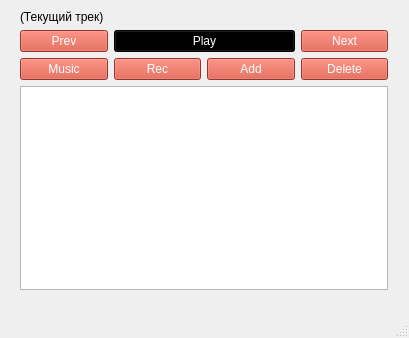
<?xml version="1.0" encoding="UTF-8"?>
<ui version="4.0">
 <class>MainWindow</class>
 <widget class="QMainWindow" name="MainWindow">
  <property name="geometry">
   <rect>
    <x>0</x>
    <y>0</y>
    <width>409</width>
    <height>338</height>
   </rect>
  </property>
  <property name="windowTitle">
   <string>MainWindow</string>
  </property>
  <widget class="QWidget" name="centralwidget">
   <widget class="QWidget" name="">
    <property name="geometry">
     <rect>
      <x>20</x>
      <y>10</y>
      <width>368</width>
      <height>280</height>
     </rect>
    </property>
    <layout class="QVBoxLayout" name="verticalLayout_2">
     <item>
      <widget class="QLabel" name="label">
       <property name="styleSheet">
        <string notr="true">text-allign: center

</string>
       </property>
       <property name="text">
        <string>(Текущий трек)</string>
       </property>
      </widget>
     </item>
     <item>
      <layout class="QVBoxLayout" name="verticalLayout">
       <item>
        <layout class="QGridLayout" name="gridLayout">
         <item row="0" column="1" colspan="2">
          <widget class="QPushButton" name="pushButton">
           <property name="styleSheet">
            <string notr="true">
  color: #fff; /* цвет текста */
  text-decoration: none; /* убирать подчёркивание у ссылок */
  user-select: none; /* убирать выделение текста */
  background: black; /* фон кнопки */
  padding: .7em 1.5em; /* отступ от текста */
  outline: none; /* убирать контур в Mozilla */
  font-style: curve;
</string>
           </property>
           <property name="text">
            <string>Play</string>
           </property>
          </widget>
         </item>
         <item row="1" column="3">
          <widget class="QPushButton" name="pushButton_7">
           <property name="styleSheet">
            <string notr="true">  color: #fff; /* цвет текста */
  text-decoration: none; /* убирать подчёркивание у ссылок */
  user-select: none; /* убирать выделение текста */
  background: rgb(212,75,56); /* фон кнопки */
  padding: .7em 1.5em; /* отступ от текста */
  outline: none; /* убирать контур в Mozilla */</string>
           </property>
           <property name="text">
            <string>Delete</string>
           </property>
          </widget>
         </item>
         <item row="0" column="3">
          <widget class="QPushButton" name="pushButton_3">
           <property name="styleSheet">
            <string notr="true">  color: #fff; /* цвет текста */
  text-decoration: none; /* убирать подчёркивание у ссылок */
  user-select: none; /* убирать выделение текста */
  background: rgb(212,75,56); /* фон кнопки */
  padding: .7em 1.5em; /* отступ от текста */
  outline: none; /* убирать контур в Mozilla */</string>
           </property>
           <property name="text">
            <string>Next</string>
           </property>
          </widget>
         </item>
         <item row="1" column="1">
          <widget class="QPushButton" name="pushButton_5">
           <property name="styleSheet">
            <string notr="true">  color: #fff; /* цвет текста */
  text-decoration: none; /* убирать подчёркивание у ссылок */
  user-select: none; /* убирать выделение текста */
  background: rgb(212,75,56); /* фон кнопки */
  padding: .7em 1.5em; /* отступ от текста */
  outline: none; /* убирать контур в Mozilla */</string>
           </property>
           <property name="text">
            <string>Rec</string>
           </property>
          </widget>
         </item>
         <item row="1" column="0">
          <widget class="QPushButton" name="pushButton_4">
           <property name="styleSheet">
            <string notr="true">  color: #fff; /* цвет текста */
  text-decoration: none; /* убирать подчёркивание у ссылок */
  user-select: none; /* убирать выделение текста */
  background: rgb(212,75,56); /* фон кнопки */
  padding: .7em 1.5em; /* отступ от текста */
  outline: none; /* убирать контур в Mozilla */</string>
           </property>
           <property name="text">
            <string>Music</string>
           </property>
          </widget>
         </item>
         <item row="0" column="0">
          <widget class="QPushButton" name="pushButton_2">
           <property name="styleSheet">
            <string notr="true">  color: #fff; /* цвет текста */
  text-decoration: none; /* убирать подчёркивание у ссылок */
  user-select: none; /* убирать выделение текста */
  background: rgb(212,75,56); /* фон кнопки */
  padding: .7em 1.5em; /* отступ от текста */
  outline: none; /* убирать контур в Mozilla */</string>
           </property>
           <property name="text">
            <string>Prev</string>
           </property>
          </widget>
         </item>
         <item row="1" column="2">
          <widget class="QPushButton" name="pushButton_6">
           <property name="styleSheet">
            <string notr="true">  color: #fff; /* цвет текста */
  text-decoration: none; /* убирать подчёркивание у ссылок */
  user-select: none; /* убирать выделение текста */
  background: rgb(212,75,56); /* фон кнопки */
  padding: .7em 1.5em; /* отступ от текста */
  outline: none; /* убирать контур в Mozilla */</string>
           </property>
           <property name="text">
            <string>Add</string>
           </property>
          </widget>
         </item>
        </layout>
       </item>
      </layout>
     </item>
     <item>
      <widget class="QListView" name="MusicList"/>
     </item>
    </layout>
   </widget>
  </widget>
  <widget class="QMenuBar" name="menubar">
   <property name="geometry">
    <rect>
     <x>0</x>
     <y>0</y>
     <width>409</width>
     <height>22</height>
    </rect>
   </property>
  </widget>
  <widget class="QStatusBar" name="statusbar"/>
 </widget>
 <resources/>
 <connections/>
</ui>
